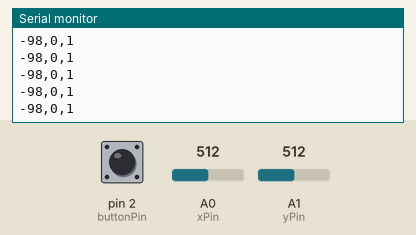
Simulated run of this sketch. Board: Arduino Uno, built with avr-gcc and run on an emulated ATmega328P. Parts: the last lines printed to the serial monitor. The test bench sets the inputs (shaded band); at power-on: A1 (yPin) = 512, pin 2 (buttonPin) HIGH, A0 (xPin) = 512.

Above: at 4.2 s.
4.3 s: A1 (yPin) set to 7
At 4.32 s:
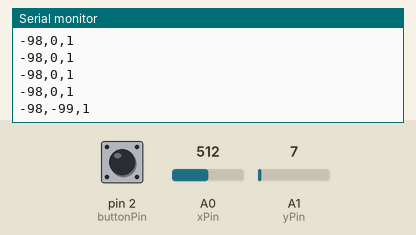
7.3 s: A1 (yPin) set to 4
At 7.31 s:
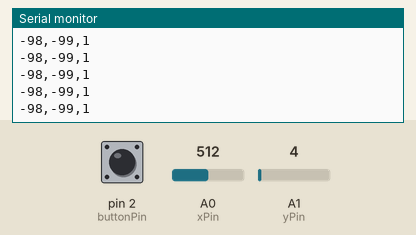
Timing chart, 0 to 10.3 s (numbered marks = the images above; inputs shaded):
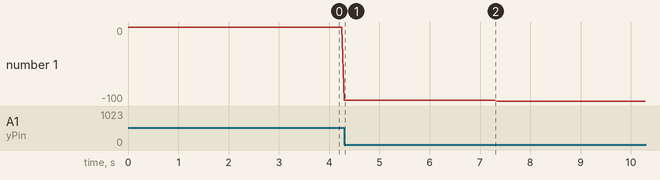

Measured:
- after the input at 4.3 s, the serial monitor: prints a new line at once (image 1)
- plotted number 1: 0 → -99 after the input at 4.3 s, -99 → -100 after the input at 7.3 s

The sketch:

3DspriteJoystick.ino
```cpp
const int xPin=A0;
const int yPin=A1;
const int buttonPin=2;

void setup() {
  pinMode(buttonPin, INPUT_PULLUP);
  Serial.begin(9600);
}

void loop() {
  int xVal=analogRead(xPin);
  int yVal=analogRead(yPin);
  int buttonState=digitalRead(buttonPin);

  int xMapped=map(xPin,0,1023,-100,100);
  int yMapped=map(yVal,0,1023,-100,100);

  Serial.print(xMapped);
  Serial.print(",");
  Serial.print(yMapped);
  Serial.print(",");
  Serial.println(buttonState);
  delay(50);
}
```
